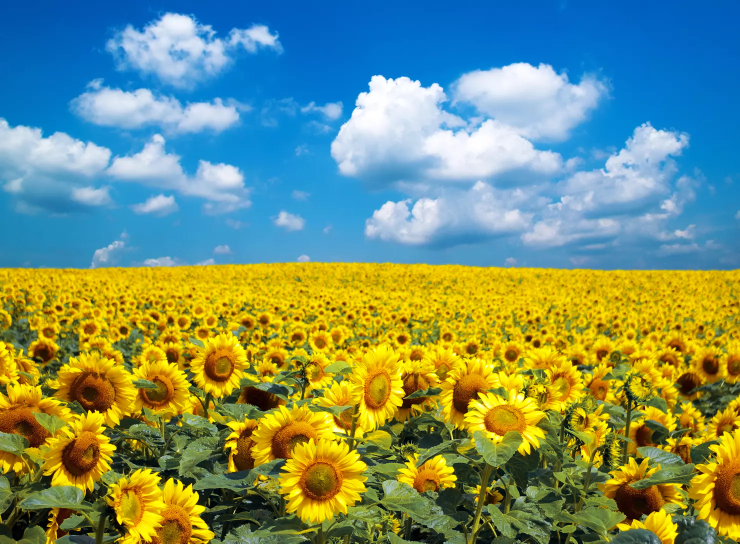
#> input picture Fall_2023/Project1/Exam/Module 1 exam Download Sep 29, 2023 944 AM/258349-1958267 - Amir Marji - Sep 25, 2023 1134 AM/Input.png, 1480 x 1087 px, found by its file name (shown at 1/2 size)
$ jupyter execute exam1.ipynb
#> lines starting #> are read from the running program, lines starting #| are printed output that depends on the picture
[cell 1]
# Image Pipeline

import cv2
import numpy as np
import matplotlib.pyplot as plt

#Import image
img = cv2.imread('Input.png')
#> img is the input picture: shape (1087, 1480, 3); mean B, G, R 112, 144.9, 119.1

img = cv2.cvtColor(img,cv2.COLOR_BGR2RGB)

plt.imshow(img)

[cell 2]
# Import Libraries
import cv2
import numpy as np
import matplotlib.pyplot as plt

[cell 3]
# [41 lines left out: function rgb_to_hsv, not called in this run]

[cell 4]
# [16 lines left out: function rgb_to_hsv_func, not called in this run]

[cell 5]
def bgr_to_rgb_func(img):
    #Saving height and width
    h = img.shape[0]
#> h = 1087
    w = img.shape[1]
#> w = 1480
    d = img.shape[2]
#> d = 3

    #Creating an empty array as image shape
    imgRGB = np.zeros((h,w,d), dtype=np.uint8)
    #For each row in our grid.
    for y in range(0,h):
        #Search each pixel in the row
        for x in range(0,w):
            imgRGB[y][x][0]=img[y][x][2]
            imgRGB[y][x][1]=img[y][x][1]
            imgRGB[y][x][2]=img[y][x][0]
    return imgRGB

[cell 6]
img = cv2.imread('Input.png', 1)
img = bgr_to_rgb_func(img)
plt.imshow(img)

[cell 7]
#Create masks and bounding boxes on the image

#cv2.rectangle(img,top_left, bottom_right, rect_color, thickness)

#Top_left
top_left = (600,600)

#Bottom Right
bottom_right = (1000,1400)

#rectangle color
rect_color = (255,0,0)

#thickness
thickness = 3

# Rectangle function
img_rect = cv2.rectangle(img, top_left, bottom_right, rect_color, thickness)
# Plot image
plt.imshow(img_rect)

[cell 8]
img_masked = img[200:700,200:530]
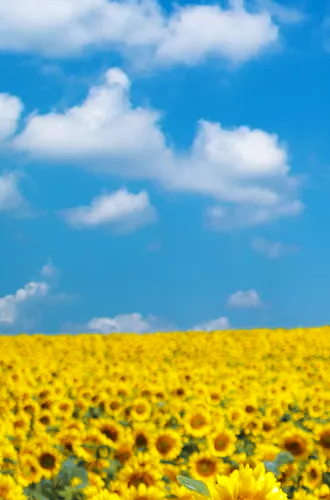
#> img_masked: shape (500, 330, 3); mean R, G, B 129.9, 168.1, 144.4
plt.imshow(img_masked)

[cell 9]
# Create a histogram of HSV values.
img_masked = cv2.cvtColor(img_masked, cv2.COLOR_RGB2HSV)
#> img_masked: shape (500, 330, 3); mean H, S, V 76.4, 178.9, 210.7
# Hue
hist = cv2.calcHist([img_masked],[0],None,[256],[0,600])
#> hist = 256 values, max 52103 at index 43, min 0 at index 0, mean 644.5
# Add histogram to the plot.
plt.plot(hist, color='red')
# Limit the plot range on the x-axis to 256 values.
plt.xlim([0,600])
# Saturation
hist = cv2.calcHist([img_masked],[1],None,[256],[0,255])
#> hist = 256 values, max 6639 at index 254, min 0 at index 0, mean 560.3
# Add histogram to the plot.
plt.plot(hist, color='green')
# Limit the plot range on the x-axis to 256 values.
plt.xlim([0,600])
# Value
hist = cv2.calcHist([img_masked],[2],None,[256],[0,255])
#> hist = 256 values, max 6459 at index 213, min 0 at index 0, mean 640.6
# Add histogram to the plot.
plt.plot(hist, color='blue')
# Limit the plot range on the x-axis to 256 values.
plt.xlim([0,600])
# Add a legend
plt.legend(('hue','saturation','value'), loc = 'upper left')
# Plot a histogram.
plt.show()
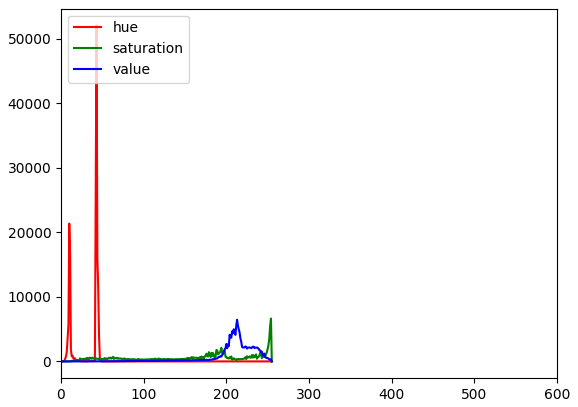
#> figure drawn by matplotlib, 1 panel; curve peaks at x = 43, y = 52103; curve peaks at x = 254, y = 6639; curve peaks at x = 213, y = 6459

[cell 10]
import cv2
import numpy as np
import matplotlib.pyplot as plt
img = cv2.imread('Input.png')
#Create an empty 2D array filled with zeros the same shape as our image. Notice
mask = np.zeros(img.shape[:2], np.uint8)
# Set the masked to white. Remember black is 0 and white is 255 is 8 bit color.
mask[50:700,50:530] = 255
# Image shape to confirm it's the same size as our image.
print(mask.shape)

[cell 11]
plt.imshow(mask, cmap="gray")
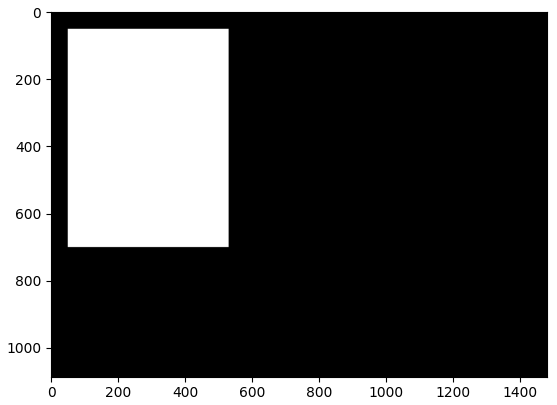
#> figure drawn by matplotlib, 1 panel

[cell 12]
# Let's add our mask to our image.
# Import the face image again.
img = cv2.imread("Input.png")
# Convert our image to RGB so we can plot it.
img = cv2.cvtColor(img, cv2.COLOR_BGR2RGB)
# The bitwise AND operator ( & ) compares each bit of the first operand to the c
# If both bits are 1, the corresponding result bit is set to 1. Otherwise, the c
# First image to compare. Second image to compare. Mask to use.
img_masked = cv2.bitwise_and(img, img, mask=mask)
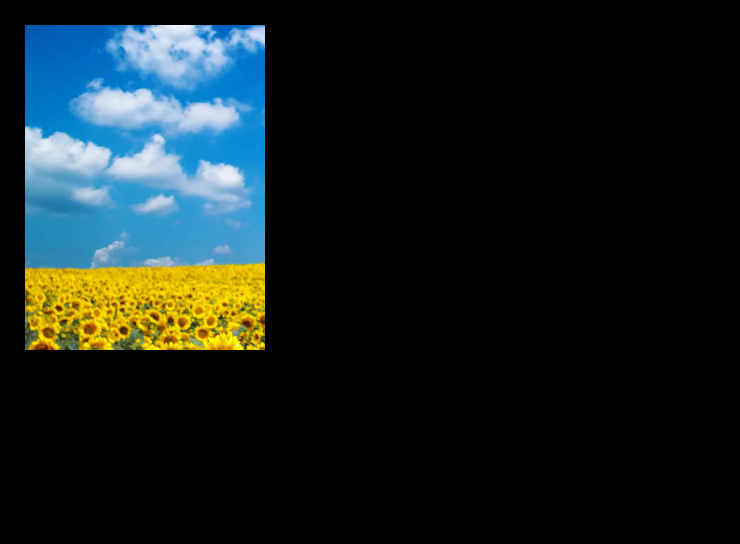
#> img_masked: shape (1087, 1480, 3) (shown at 1/2 size); mean R, G, B 21.5, 30.9, 30.6
# Plot the masked image.
plt.imshow(img_masked)
